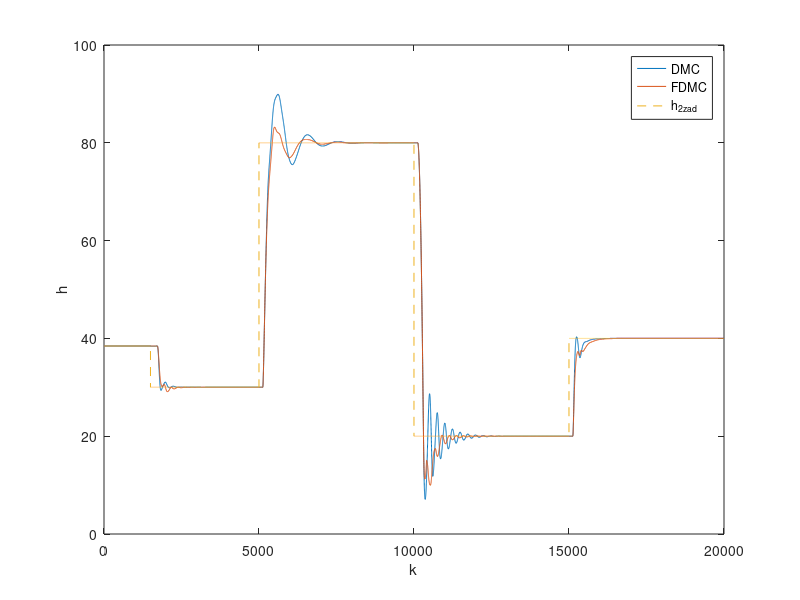

The MATLAB source for this figure: (Note: this script raises an error after producing the figure.)

generate = false;


if generate
clear all
addpath("../Part_1")
addpath("../Part_1/Odp_skok")
addpath("../Part_2")
addpath("../Part_2/Do_porownania")

DMC
save("Do_porownania\DMC.mat", "h2","F1in","error");
clear all

FDMC_v2
save("Do_porownania\FDMC.mat", "h2","F1in","err_sum");
clear all

end

ks = 1500;
kp = 1402;
kk = 20000;

yzad(1:ks)=38.44; 
yzad(ks:5000)=30;
yzad(5000:10000)=80;
yzad(10000:15000)=20;
yzad(15000:20000)=40;

draws = true;

DMCv = load("Do_porownania/DMC.mat");
FDMCv = load("Do_porownania/FDMC.mat");

if draws
iteracja = 0:1:kk-1;
%Plot wyjście
figure;
stairs(iteracja, DMCv.h2)
hold on;
stairs(iteracja, FDMCv.h2)
stairs(iteracja, yzad,"--");
hold off;
xlabel('k'); ylabel("h");
legend("DMC","FDMC","h_2_z_a_d")
title("Regulaotr DMC, error = " + DMCv.error + newline +"Regulator FDMC, error = " + FDMCv.err_sum )
exportgraphics(gca,'DMC_rozm_por.pdf')

%Plot sterowanie
figure;
stairs(iteracja, DMCv.F1in)
hold on
stairs(iteracja, FDMCv.F1in)
legend("DMC","FDMC")
xlabel('k'); ylabel("F_1_i_n");
title("Sterowanie regulaotrów")
exportgraphics(gca,'DMC_por_ster.pdf')
end